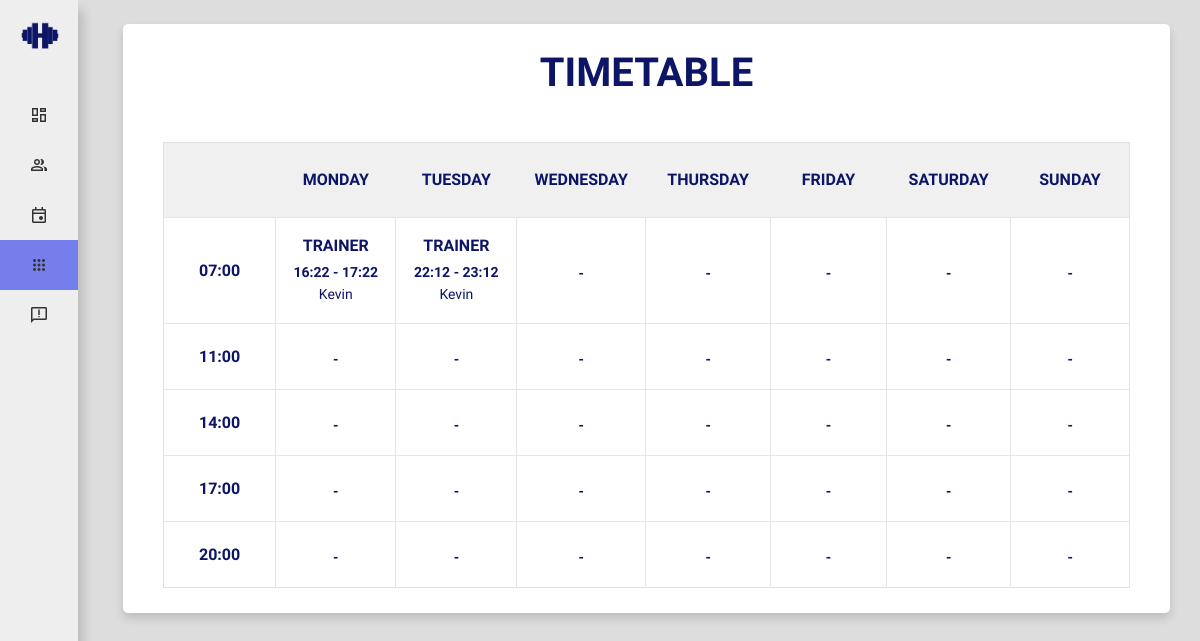
Page /a/admin-timetable.php (signed in) on the committed database.
### tables this page shows
CREATE TABLE `timetable` (
  `id` int(11) NOT NULL,
  `day` varchar(10) NOT NULL,
  `time_slot` varchar(10) NOT NULL,
  `activity` varchar(50) NOT NULL,
  `trainer_name` varchar(100) NOT NULL,
  `start_time` varchar(10) NOT NULL,
  `end_time` varchar(10) NOT NULL
);

### a/admin-timetable.php (the view, shortened to what this page needs)
<?php
include "db.php";
?>
<!DOCTYPE html>
<html lang="en">
<head>
    <link href="assets/css/style.css" rel="stylesheet">
    <link href="assets/css/sidebar.css" rel="stylesheet">
    <link href="assets/css/timetable.css" rel="stylesheet">
    <link href="https://cdn.jsdelivr.net/npm/bootstrap@5.0.2/dist/css/bootstrap.min.css" rel="stylesheet"
>
    <link href="../bootstrap-5.0.2-dist/css/bootstrap.min.css" rel="stylesheet">
    <link rel="stylesheet" href="https://cdn.jsdelivr.net/npm/@docsearch/css@3">
</head>
<body>
    <div class="sidebar close moulpali-regular">
        <div class="logo-details">
            <img src="../assets/img/304946364_478615410946035_5163354841655361639_n1.png">
        </div>
        <ul class="nav-links">
            <li>
                <a href="../a/admin-index.php">
                    <i class="material-symbols-outlined">dashboard</i>
                </a>
            </li>
            <li>
                <div class="iocn-link">
                    <a href="#">
                        <i class="material-symbols-outlined">people</i>
                    </a>
                </div>
            </li>
            <li>
                <a href="admin-appointment.php">
                    <i class="material-symbols-outlined">insert_invitation</i>
                </a>
            </li>
            <li class="active">
                <a href="admin-timetable.php">
                    <i class="material-symbols-outlined">apps</i>
                </a>
            </li>
            <li>
                <a href="admin-feedback.php">
                    <i class="material-symbols-outlined">feedback</i>
                </a>
            </li>
        </ul>
    </div>
    <section class="home-section">
    <?php
$sql = "SELECT * FROM timetable ORDER BY time_slot, FIELD(day, 'Monday', 'Tuesday', 'Wednesday', 'Thursday', 'Friday', 'Saturday', 'Sunday')";
$result = $conn->query($sql);
$timetableData = [];
while ($row = $result->fetch_assoc()) {
    $timetableData[] = $row;
}
$organizedData = [];
foreach ($timetableData as $row) {
    $organizedData[$row['time_slot']][$row['day']] = $row;
}
?>
<section class="classes-timetable">
    <div class="timetable-container moulpali-regular mt-3">
        <div class="row">
            <div class="col-lg-12">
                <div class="section-title">
                    <h2 class="moul-regular">Timetable</h2>
                </div>
            </div>
        </div>
        <div class="row">
            <div class="col-lg-12">
                <div class="schedule-table ">
                    <table>
                        <thead>
                            <tr class="text-center">
                                <th></th>
                                <th>Monday</th>
                                <th>Tuesday</th>
                                <th>Wednesday</th>
                                <th>Thursday</th>
                                <th>Friday</th>
                                <th>Saturday</th>
                                <th>Sunday</th>
                            </tr>
                        </thead>
                        <tbody>
                            <?php
                            $timeSlots = ['07:00', '11:00', '14:00', '17:00', '20:00'];
                            $days = ['Monday', 'Tuesday', 'Wednesday', 'Thursday', 'Friday', 'Saturday', 'Sunday'];
                            foreach ($timeSlots as $timeSlot) {
                                echo "<tr>";
                                echo "<td class='workout-time'>{$timeSlot}</td>";
                                foreach ($days as $day) {
                                    if (isset($organizedData[$timeSlot][$day])) {
                                        $activity = $organizedData[$timeSlot][$day];
                                        $activityClass = strtolower($activity['activity']);
                                        echo "<td data-bs-toggle='modal' data-bs-target='#timetable' data-id='{$activity['id']}' style='cursor: pointer;' class='hover-bg ts-item' data-tsmeta='{$activityClass}'>";
                                        echo "<h6>{$activity['activity']}</h6>";
                                        echo "<span>{$activity['start_time']} - {$activity['end_time']}</span>";
                                        echo "<div class='trainer-name'>{$activity['trainer_name']}</div>";
                                        echo "</td>";
                                    } else {
                                        echo "<td></td>";
                                    }
                                }
                                echo "</tr>";
                            }
                            ?>
                        </tbody>
                    </table>
                </div>
            </div>
        </div>
    </div>
</section>
    </section>
</body>
</html>

### a/assets/css/style.css (style rules this page uses)
.moul-regular { font-family: "Moul", serif; font-weight: 400; font-style: normal; }
.moulpali-regular { font-family: "Moulpali", serif; font-weight: 400; font-style: normal; }
table thead tr { color: #fff; background: #757fec; text-align: left; font-weight: bold; }

### a/assets/css/sidebar.css (style rules this page uses)
body { background: #ddd !important; }
img { width: 50px; height: 50px;margin: 15px 10px 0 15px; }
.sidebar { position: fixed; top: 0; left: 0; height: 100%; width: 260px; background: #eee; z-index: 100; transition: all 0.5s ease; box-shadow: 5px 10px 10px rgba(48, 48, 48, 0.2); }
.sidebar .logo-details { height: 60px; width: 100%; display: flex; align-items: center; }
.sidebar .nav-links { height: 100%; padding: 30px 0 150px 0; overflow: auto; }
.sidebar .nav-links li { position: relative; list-style: none; transition: all 0.4s ease; }
.sidebar .nav-links li.active { background: #757fec; }
.sidebar .nav-links li .iocn-link { display: flex; align-items: center; justify-content: space-between; }
.sidebar .nav-links li i { height: 50px; min-width: 78px; text-align: center; line-height: 50px; color: #333; font-size: 20px; cursor: pointer; transition: all 0.3s ease; }
.sidebar .nav-links li a { display: flex; align-items: center; text-decoration: none; }
.home-section { position: relative; left: 260px; width: calc(100% - 260px); transition: all 0.5s ease; font-weight: 500; color: var(--text-color); padding: 8px 0px 8px 15px; }
@media (max-width: 1275px) { .sidebar.close { width: 78px; } }
@media (max-width: 1275px) { .sidebar.close .nav-links { overflow: visible; } }
@media (max-width: 1275px) { .sidebar.close .nav-links li .iocn-link { display: block } }
@media (max-width: 1275px) { .sidebar.close ~ .home-section { left: 78px; width: calc(100% - 78px); } }

### a/assets/css/timetable.css (style rules this page uses)
.timetable-container { width: 100%; background-color: #fff; padding: 25px 40px; border-radius: 5px; box-shadow: 0 5px 10px rgba(0,0,0,0.15); }
.classes-timetable { padding: 0px 30px; }
.schedule-table table { width: 100%; text-align: center; border: 1px solid #e1e1e1; }
.schedule-table table thead tr th { font-size: 16px; color: #0D1566; font-weight: 600; text-transform: uppercase; padding: 25px 0; background: #f0f0f0; }
.schedule-table table tbody tr { border-top: 1px solid #e5e5e5; }
.schedule-table table tbody tr td { width: 146px; background: #ffffff; border-right: 1px solid #e5e5e5; padding: 18px 0; position: relative; z-index: 1; }
.schedule-table table tbody tr td.ts-item { -webkit-transition: all 0.4s; -o-transition: all 0.4s; transition: all 0.4s; }
.schedule-table table tbody tr td:after { position: absolute; left: 0; top: 0; width: 100%; height: 100%; background: -o-linear-gradient(left, #3f3ceb, #314ff6); background: linear-gradient(to right, #3f3ceb, #314ff6); content: ""; opacity: 0; z-index: -1; -webkit-transition: all 0.5s; -o-transition: all 0.5s; transition: all 0.5s; }
.schedule-table table tbody tr td.workout-time { font-size: 16px; color: #0D1566; font-weight: 600; text-transform: uppercase; }
.schedule-table table tbody tr td h6 { font-weight: 600; color: #0D1566; text-transform: uppercase; margin-bottom: 5px; }
.schedule-table table tbody tr td span { font-size: 14px; font-weight: 600; color: #0D1566; }
.schedule-table table tbody tr td .trainer-name { font-size: 14px; color: #0D1566; }
.section-title { text-align: center; margin-bottom: 45px; }
.section-title h2 { color: #0D1566; font-size: 40px; font-weight: 600; text-transform: uppercase; }

### rows in the picture
timetable: activity "TRAINER", start_time "16:22", end_time "17:22", trainer_name "Kevin"
timetable: activity "TRAINER", start_time "22:12", end_time "23:12", trainer_name "Kevin"

### other values in the picture
$timeSlot "07:00"
$timeSlot "11:00"
$timeSlot "14:00"
$timeSlot "17:00"
$timeSlot "20:00"
